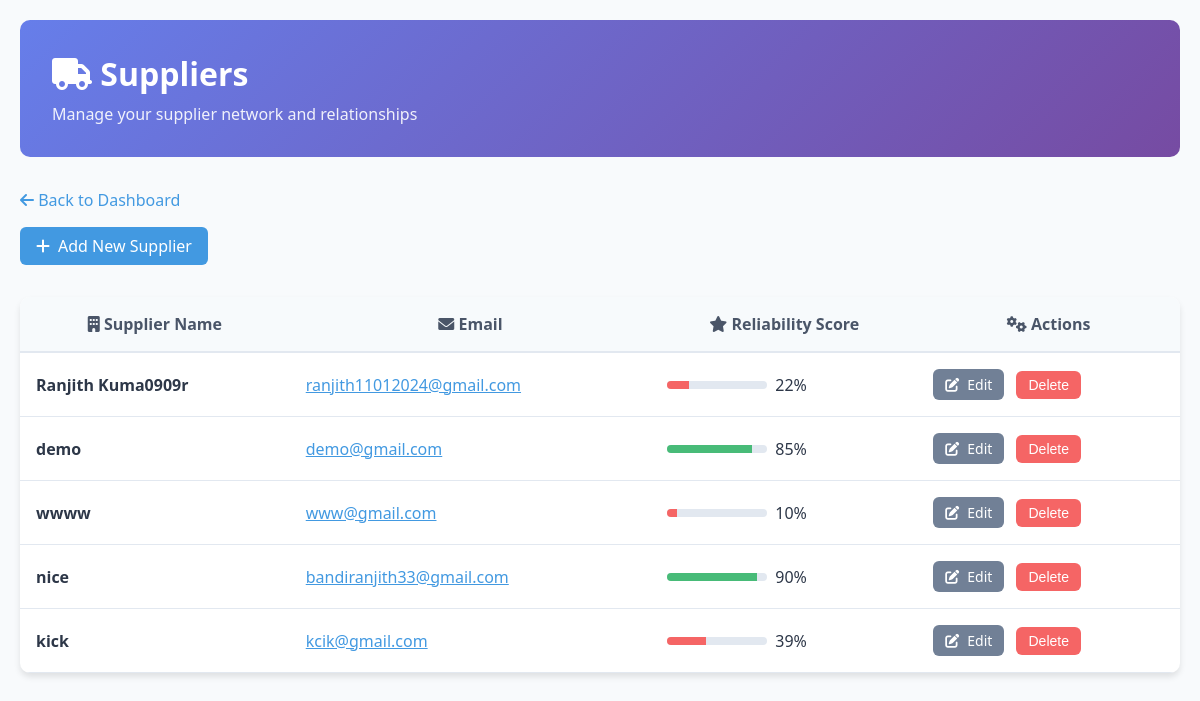
Screenshot of /suppliers/ (signed in) with the database file from the repository.
### inventory_app/models.py (models this page shows, shortened)
class Supplier(models.Model):
    name = models.CharField(max_length=100)
    email = models.EmailField()
    reliability_score = models.FloatField(default=0.0)  # 0 to 100

### inventory_app/views.py (the view)
# urls.py: path('suppliers/', views.supplier_list, name='supplier_list'),
@login_required
def supplier_list(request):
    suppliers = Supplier.objects.all()
    return render(request, 'supplier_list_beautiful.html', {'suppliers': suppliers})

### inventory_app/templates/supplier_list_beautiful.html (shortened to what this page needs)
<!DOCTYPE html>
<html>
<head>
    <link href="https://cdnjs.cloudflare.com/ajax/libs/font-awesome/6.0.0/css/all.min.css" rel="stylesheet">
</head>
<body>
    <div class="container">
        <div class="header">
            <h1><i class="fas fa-truck"></i> Suppliers</h1>
            <p>Manage your supplier network and relationships</p>
        </div>
        <a href="{% url 'dashboard' %}" class="nav-link"><i class="fas fa-arrow-left"></i> Back to Dashboard</a>
        <div class="actions">
            <a href="{% url 'supplier_create' %}" class="btn btn-primary">
                <i class="fas fa-plus"></i> Add New Supplier
            </a>
        </div>
        {% if suppliers %}
        <div class="card">
            <table>
                <thead>
                    <tr>
                        <th><i class="fas fa-building"></i> Supplier Name</th>
                        <th><i class="fas fa-envelope"></i> Email</th>
                        <th><i class="fas fa-star"></i> Reliability Score</th>
                        <th><i class="fas fa-cogs"></i> Actions</th>
                    </tr>
                </thead>
                <tbody>
                    {% for supplier in suppliers %}
                    <tr>
                        <td><strong>{{ supplier.name }}</strong></td>
                        <td><a href="mailto:{{ supplier.email }}" style="color: #4299e1;">{{ supplier.email }}</a></td>
                        <td>
                            <div style="display: flex; align-items: center; gap: 0.5rem;">
                                <div class="reliability-bar">
                                    <div class="reliability-fill {% if supplier.reliability_score >= 80 %}reliability-high{% elif supplier.reliability_score >= 60 %}reliability-medium{% else %}reliability-low{% endif %}" style="width: {{ supplier.reliability_score }}%"></div>
                                </div>
                                <span>{{ supplier.reliability_score|floatformat:0 }}%</span>
                            </div>
                        </td>
                        <td>
                            <a href="{% url 'supplier_update' pk=supplier.pk %}" class="btn btn-secondary btn-sm">
                                <i class="fas fa-edit"></i> Edit
                            </a>
                            <form method="POST" action="{% url 'supplier_delete' pk=supplier.pk %}" style="display: inline;">
                                <input type="submit" value="Delete" class="btn btn-danger btn-sm" onclick="return confirm('Delete this supplier?')" style="margin-left: 0.5rem;" />
                            </form>
                        </td>
                    </tr>
                    {% endfor %}
                </tbody>
            </table>
        </div>
        {% endif %}
    </div>
</body>
</html>

### inventory_app/templates/supplier_list_beautiful.html (style rules this page uses)
* { margin: 0; padding: 0; box-sizing: border-box; }
body { font-family: 'Segoe UI', Tahoma, Geneva, Verdana, sans-serif; background: #f8fafc; color: #2d3748; }
.container { max-width: 1200px; margin: 0 auto; padding: 20px; }
.header { background: linear-gradient(135deg, #667eea 0%, #764ba2 100%); color: white; padding: 2rem; border-radius: 10px; margin-bottom: 2rem; }
.header h1 { font-size: 2rem; margin-bottom: 0.5rem; }
.header p { opacity: 0.9; }
.actions { margin-bottom: 2rem; }
.card { background: white; border-radius: 10px; box-shadow: 0 4px 6px rgba(0,0,0,0.1); overflow: hidden; }
table { width: 100%; border-collapse: collapse; }
th { background: #f7fafc; padding: 1rem; font-weight: 600; color: #4a5568; border-bottom: 2px solid #e2e8f0; }
td { padding: 1rem; border-bottom: 1px solid #e2e8f0; }
.btn { display: inline-flex; align-items: center; gap: 0.5rem; padding: 0.5rem 1rem; border-radius: 6px; text-decoration: none; font-weight: 500; border: none; cursor: pointer; transition: all 0.2s; }
.btn-primary { background: #4299e1; color: white; }
.btn-secondary { background: #718096; color: white; }
.btn-danger { background: #f56565; color: white; }
.btn-sm { padding: 0.375rem 0.75rem; font-size: 0.875rem; }
.reliability-bar { width: 100px; height: 8px; background: #e2e8f0; border-radius: 4px; overflow: hidden; display: inline-block; }
.reliability-fill { height: 100%; transition: width 0.3s; }
.reliability-high { background: #48bb78; }
.reliability-low { background: #f56565; }
.nav-link { color: #4299e1; text-decoration: none; margin-bottom: 1rem; display: inline-block; }

### rows the page displays
Supplier: name "Ranjith Kuma0909r", email "ranjith11012024@gmail.com", reliability_score "22"
Supplier: name "demo", email "demo@gmail.com", reliability_score "85"
Supplier: name "wwww", email "www@gmail.com", reliability_score "10"
Supplier: name "nice", email "bandiranjith33@gmail.com", reliability_score "90"
Supplier: name "kick", email "kcik@gmail.com", reliability_score "39"
